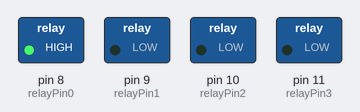
Simulated run of this sketch. Board: Arduino Uno, built with avr-gcc and run on an emulated ATmega328P. On the bench: switched loads named in the sketch (green lamp = pin HIGH).

Above: at 0.5 s.
At 2.5 s:
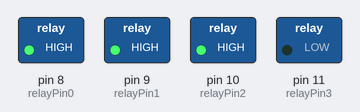
At 3.5 s:
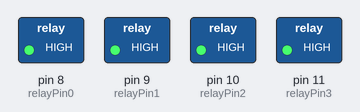
At 4.5 s:
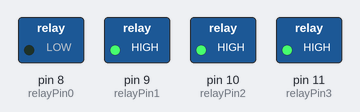
At 6.5 s:
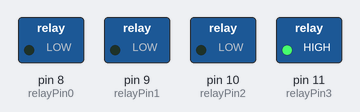
At 9.5 s:
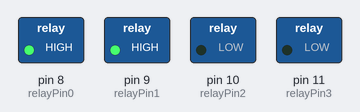
Timing chart, 0 to 10.4 s (numbered marks = the images above):
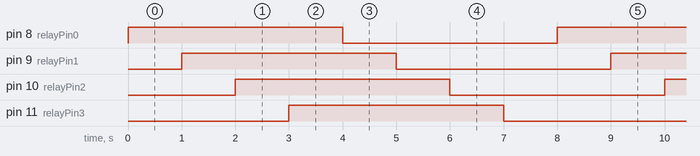

The sketch:

Four_Relay_Module.ino
```cpp
// Definisikan pin yang terhubung ke relay
const int relayPin0 = 8;
const int relayPin1 = 9;
const int relayPin2 = 10;
const int relayPin3 = 11;

void setup() {
  // Set pin sebagai output
  pinMode(relayPin0, OUTPUT);
  pinMode(relayPin1, OUTPUT);
  pinMode(relayPin2, OUTPUT);
  pinMode(relayPin3, OUTPUT);

  // Relay dimatikan secara default saat Arduino pertama kali dijalankan
  digitalWrite(relayPin0, LOW);
  digitalWrite(relayPin1, LOW);
  digitalWrite(relayPin2, LOW);
  digitalWrite(relayPin3, LOW);

}

void loop() {
  // Aktifkan relay
  digitalWrite(relayPin0, HIGH);
  delay(1000); // Tunda selama 1 detik

  digitalWrite(relayPin1, HIGH);
  delay(1000); // Tunda selama 1 detik

  digitalWrite(relayPin2, HIGH);
  delay(1000); // Tunda selama 1 detik

  digitalWrite(relayPin3, HIGH);
  delay(1000); // Tunda selama 1 detik

  // Matikan relay
  digitalWrite(relayPin0, LOW);
  delay(1000); // Tunda selama 1 detik

  // Matikan relay
  digitalWrite(relayPin1, LOW);
  delay(1000); // Tunda selama 1 detik

  // Matikan relay
  digitalWrite(relayPin2, LOW);
  delay(1000); // Tunda selama 1 detik

  // Matikan relay
  digitalWrite(relayPin3, LOW);
  delay(1000); // Tunda selama 1 detik
}
```

Measured:
- by itself, pin 8 (relayPin0), pin 9 (relayPin1), pin 10 (relayPin2), pin 11 (relayPin3): alternates HIGH for 4.0 s and LOW for 4.0 s
- by itself, everything shown: repeats every 8.0 s, in 8 steps
